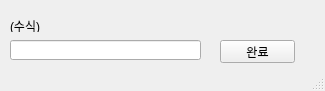
<?xml version="1.0" encoding="UTF-8"?>
<ui version="4.0">
 <class>MainWindow</class>
 <widget class="QMainWindow" name="MainWindow">
  <property name="geometry">
   <rect>
    <x>0</x>
    <y>0</y>
    <width>325</width>
    <height>91</height>
   </rect>
  </property>
  <property name="windowTitle">
   <string>MainWindow</string>
  </property>
  <widget class="QWidget" name="centralwidget">
   <widget class="QLineEdit" name="lineEdit">
    <property name="geometry">
     <rect>
      <x>10</x>
      <y>40</y>
      <width>191</width>
      <height>20</height>
     </rect>
    </property>
   </widget>
   <widget class="QLabel" name="label">
    <property name="geometry">
     <rect>
      <x>10</x>
      <y>20</y>
      <width>56</width>
      <height>12</height>
     </rect>
    </property>
    <property name="text">
     <string>(수식)</string>
    </property>
   </widget>
   <widget class="QPushButton" name="pushButton">
    <property name="geometry">
     <rect>
      <x>220</x>
      <y>40</y>
      <width>75</width>
      <height>23</height>
     </rect>
    </property>
    <property name="text">
     <string>완료</string>
    </property>
   </widget>
  </widget>
  <widget class="QStatusBar" name="statusbar"/>
 </widget>
 <resources/>
 <connections/>
</ui>
